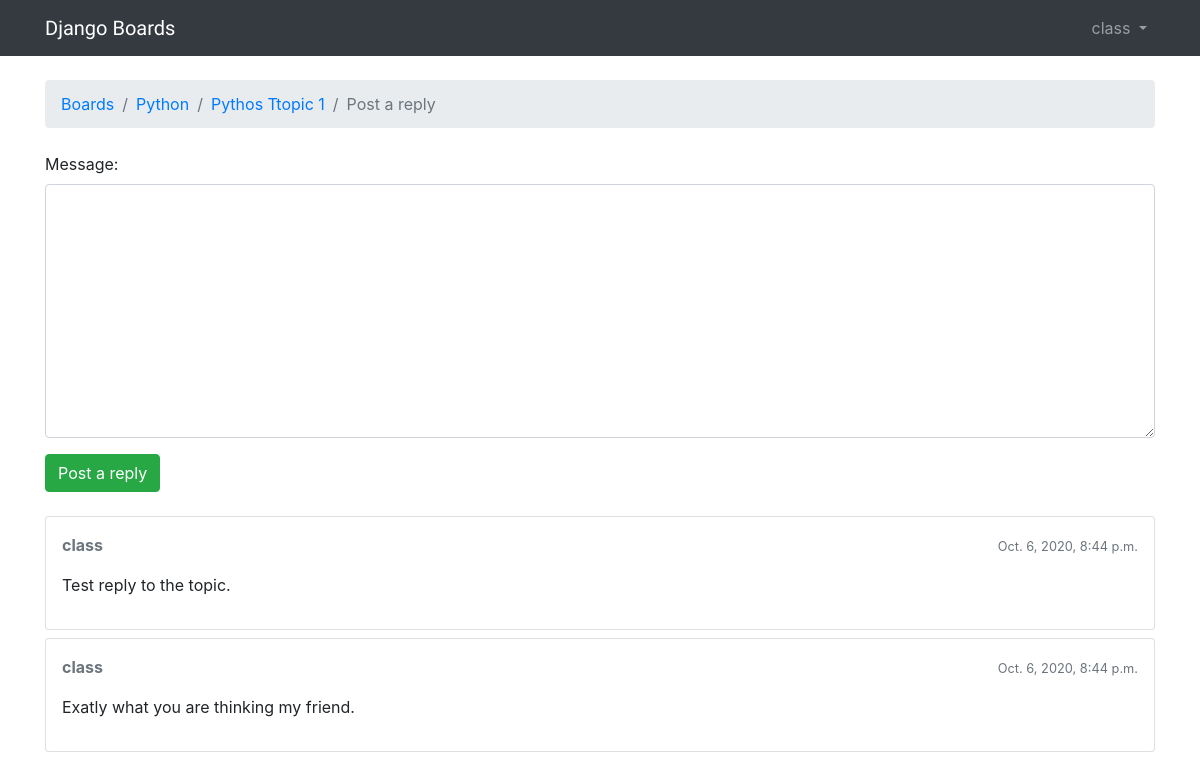
The app's page /boards/2/topics/4/reply/ (signed in), older data.
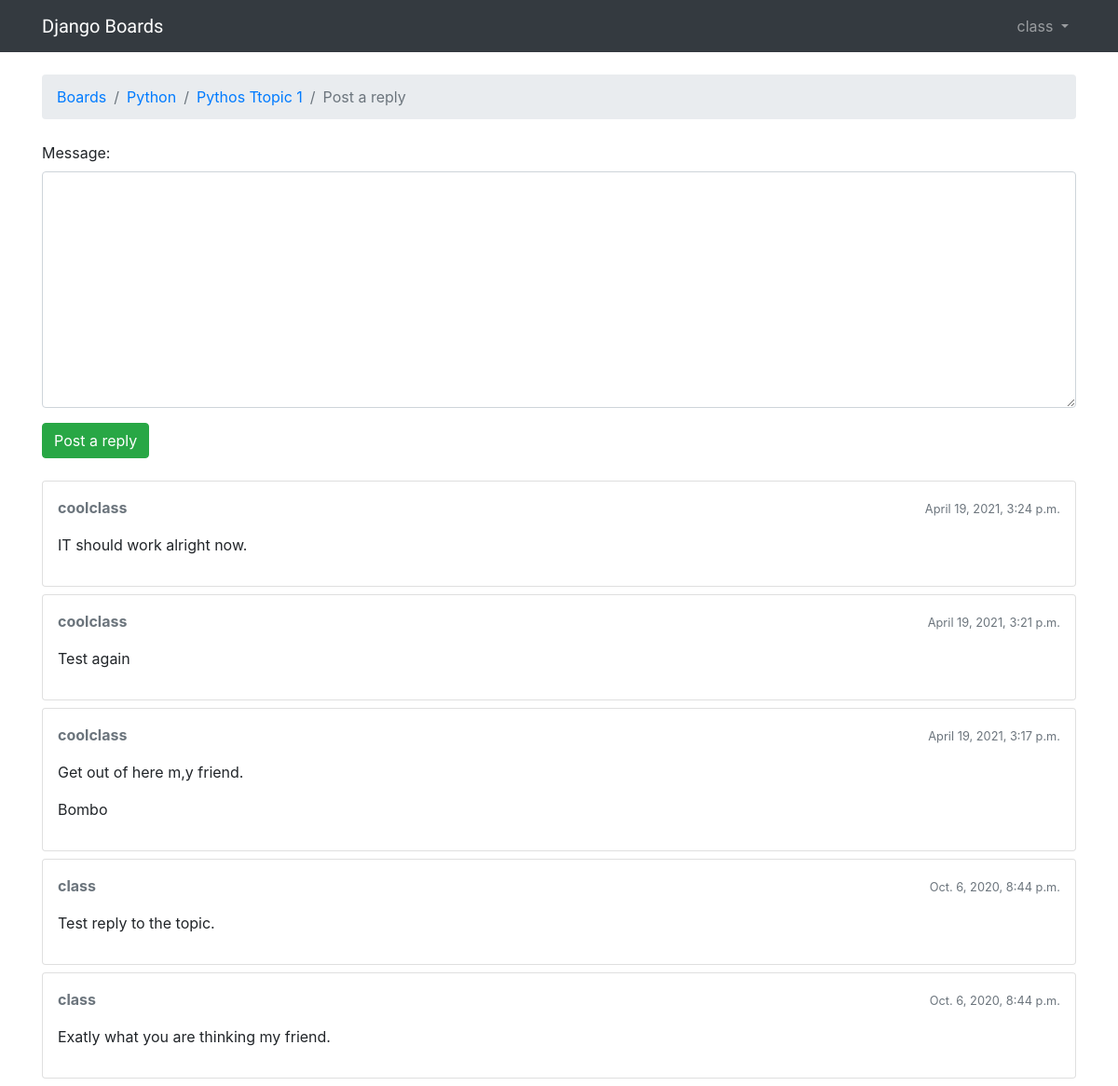
The same page, newer data.
### board/models.py (models this page shows, shortened)
class Post(models.Model):
    message = models.TextField(max_length = 4000)
    topic = models.ForeignKey(Topic, on_delete= models.CASCADE , related_name = 'posts')
    created_at = models.DateTimeField(auto_now_add =True)
    updated_at = models.DateTimeField(null = True)
    created_by = models.ForeignKey(User,on_delete= models.CASCADE ,related_name = 'posts')
    updated_by = models.ForeignKey(User,on_delete= models.CASCADE , null=True, related_name = '+')
    def get_message_as_markdown(self):
        return mark_safe(markdown(self.message, safe_mode='escape'))

### board/views.py (the view)
# urls.py: path('boards/<int:pk>/topics/<int:topic_pk>/reply/', views.reply_topic, name='reply_topic'),
@login_required
def reply_topic(request, pk, topic_pk):
    topic = get_object_or_404(Topic, board__pk=pk, pk=topic_pk)
    if request.method == 'POST':
        form = PostForm(request.POST)
        if form.is_valid():
            post = form.save(commit=False)
            post.topic = topic
            post.created_by = request.user
            post.save()
            topic.last_updated = timezone.now()
            topic.save()
            topic_url = reverse('topic_posts', kwargs={'pk':pk, 'topic_pk':topic_pk})
            topic_post_url = '{url}?page={page}#{id}'.format(
                url=topic_url,
                id=post.pk,
                page=topic.get_page_count()
            )
            return redirect(topic_post_url)
    else:
        form = PostForm()
    return render(request, 'reply_topic.html', {'topic':topic, 'form':form})

### board/forms.py
class PostForm(forms.ModelForm):
    class Meta:
        model = Post
        fields = ['message',]

### board/models.py (called while the page is built)
    def get_last_ten_posts(self):
        return self.posts.order_by('-created_at')[:10]

### board/templatetags/form_tags.py (called while the page is built)
@register.filter
def input_class(bound_field):
    css_class = ''
    if bound_field.form.is_bound:
        if bound_field.errors:
            css_class = 'is-invalid'
        elif field_type(bound_field) != 'PasswordInput':
            css_class = 'is-valid'
    return 'form-control {}'.format(css_class)

### templates/reply_topic.html (shortened to what this page needs)
{% extends "base.html" %}
{% load static %}
{% block stylesheet %}
  <link rel="stylesheet" href="https://cdn.jsdelivr.net/simplemde/latest/simplemde.min.css">
{% endblock %}
{% block breadcrumb %}
  <li class="breadcrumb-item"><a href="{% url 'home' %}">Boards</a></li>
  <li class="breadcrumb-item"><a href="{% url 'board_topics' topic.board.pk %}">{{ topic.board.name }}</a></li>
  <li class="breadcrumb-item"><a href="{% url 'topic_posts' topic.board.pk topic.pk %}">{{ topic.subject }}</a></li>
  <li class="breadcrumb-item active">Post a reply </li>
{% endblock %}
{% block content %}
  <form method="post" class="mb-4" novalidate>
    {% include "includes/form.html" %}
    <button type="submit" class="btn btn-success">Post a reply</button>
  </form>
  {% for post in topic.get_last_ten_posts  %}
    <div class="card mb-2">
      <div class="card-body p-3">
        <div class="row mb-3">
          <div class="col-6">
            <strong class="text-muted">{{ post.created_by.username }}</strong>
          </div>
          <div class="col-6 text-right">
            <small class="text-muted">{{ post.created_at }}</small>
          </div>
        </div>
        {{ post.get_message_as_markdown  }}
      </div>
    </div>
  {% endfor %}
{% endblock %}

Row changes from the older to the newer data that the page shows:
added Post: created_by.username "coolclass", created_at "April 19, 2021, 3:24 p.m.", get_message_as_markdown "IT should work alright now."
added Post: created_by.username "coolclass", created_at "April 19, 2021, 3:21 p.m.", get_message_as_markdown "Test again"
added Post: created_by.username "coolclass", created_at "April 19, 2021, 3:17 p.m.", get_message_as_markdown "Get out of here m,y friend. Bombo"
